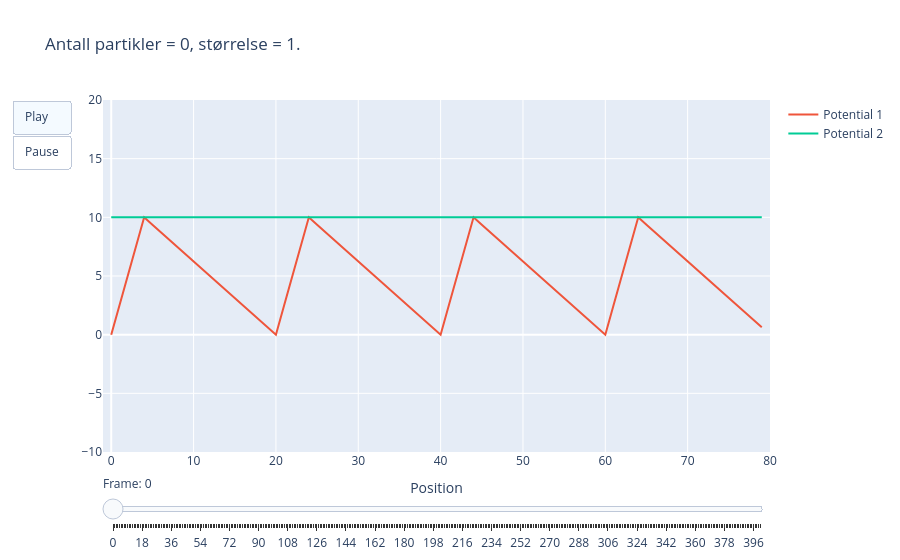

Source (notebook cell):
### Code cell
params4a["Np"] = 0
params4a["b"] = 1
plotPositions(params4a)
